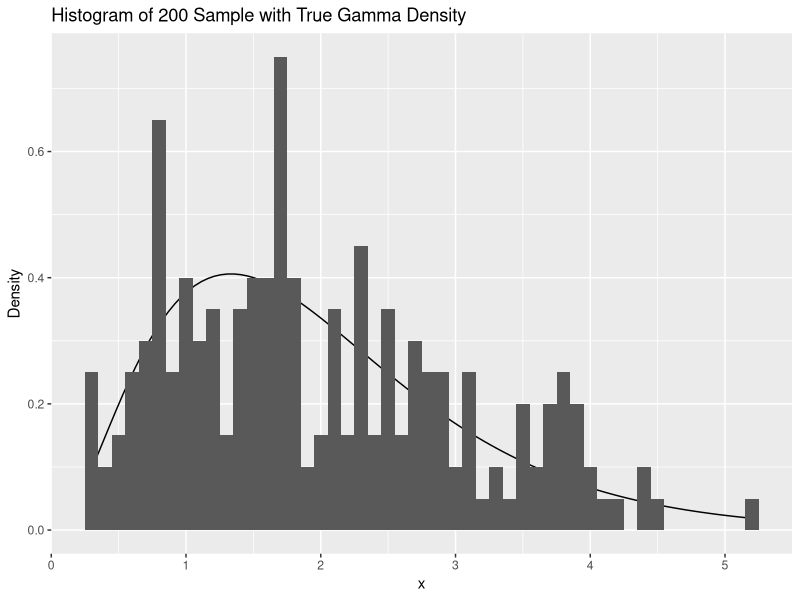
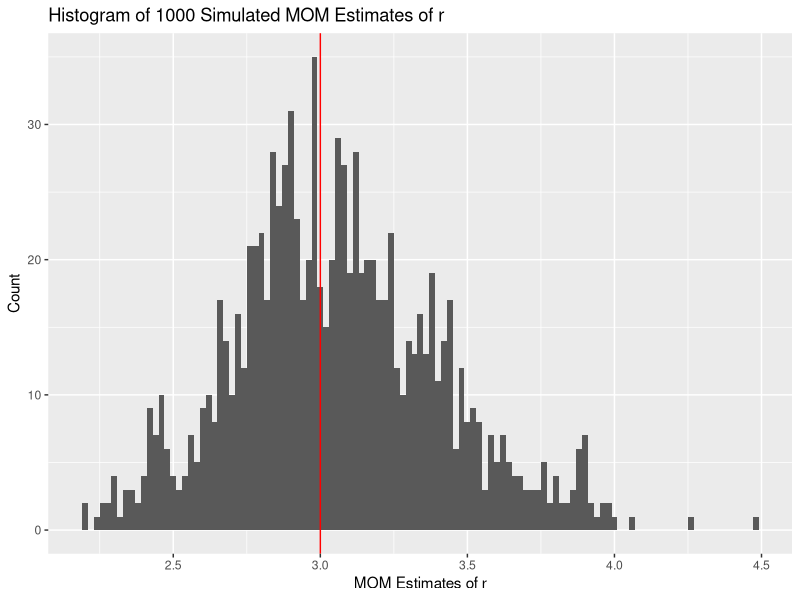
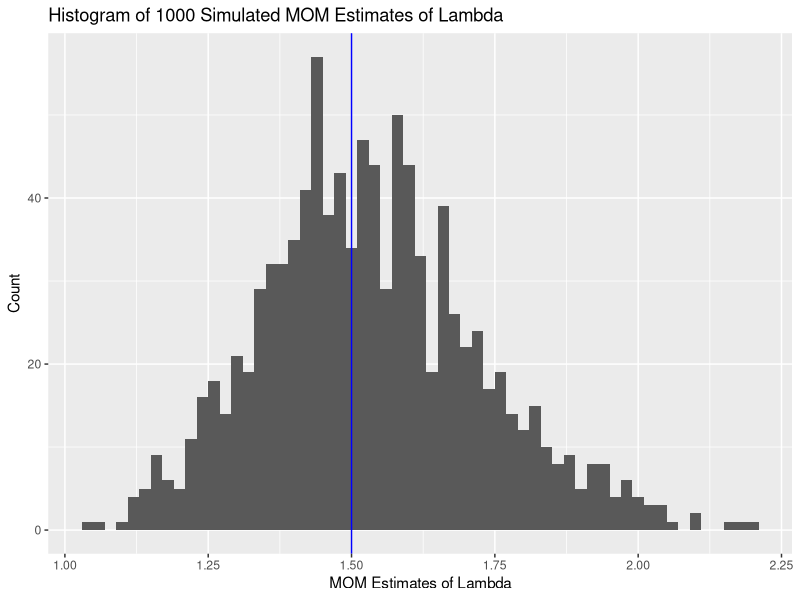
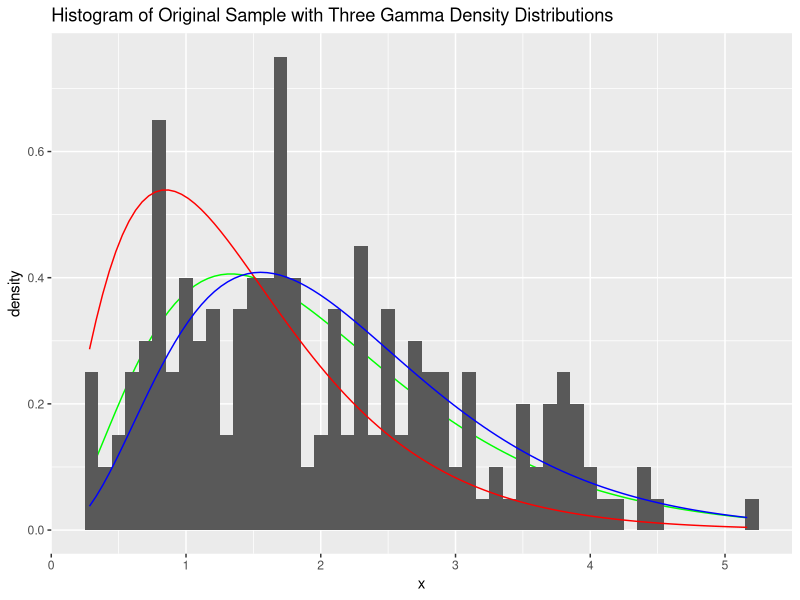
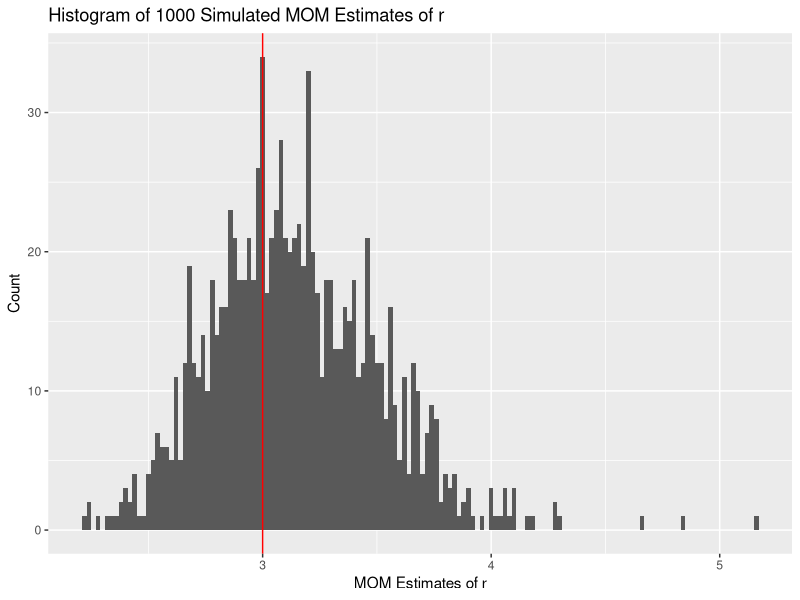
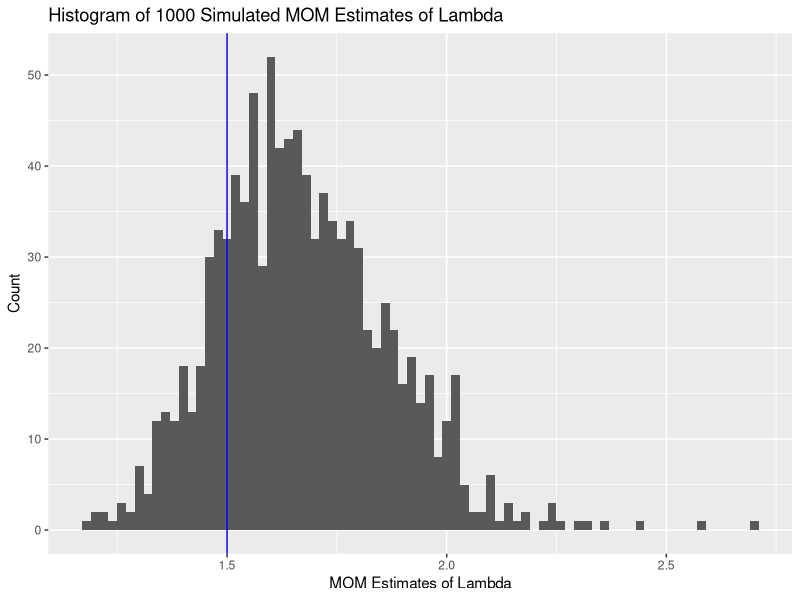

The R script that drew these images, in order:
## ---- chunk 1
library(ggplot2)

## ---- chunk 2
#true values of a and lambda 
true_r <- 3
true_r
true_lambda <- 1.5
true_lambda
## ---- chunk 3
#generate iid sample of size 200 from gamma density 

gamma_200 <- data.frame(gamma = rgamma(1:200, shape = true_r, rate = true_lambda))

#histogram of your sample with the true gamma density superimposed
ggplot(data = gamma_200, aes(x = gamma)) + 
  stat_function(fun= dgamma, args=list(shape=true_r, rate=true_lambda)) + 
  geom_histogram(aes(y = ..density..), binwidth = 0.1) + 
  labs(title = 'Histogram of 200 Sample with True Gamma Density', x = "x", y= 'Density')

## ---- chunk 4
#mom estimates for r and lambda are calculated on paper

x_bar <- mean(gamma_200$gamma)
x_var <- mean((gamma_200$gamma - x_bar)^2)

mom_lambda <- x_bar / x_var
mom_lambda

mom_r <- mom_lambda * x_bar
mom_r
## ---- chunk 5
#generate 1000 independent samples, each with 200 iid obervations from gamma

mom_lambda1000 <- 0
mom_r1000 <- 0
for (i in 1:1000) {
  sample <- rgamma(1:200, shape = true_r, rate = true_lambda)
  x_bar1000 <- mean(sample)
  x_var1000 <- mean((sample - x_bar1000)^2)
  mom_lambda1000[i] <- x_bar1000 / x_var1000
  mom_r1000[i] <- mom_lambda1000[i] * x_bar1000
}
## ---- chunk 6
#draw histogram of distribution of r and comment on the shapes of the distribution

r_dataframe <- data.frame(r = mom_r1000)

ggplot(data = r_dataframe, aes(x = mom_r1000)) + 
  geom_histogram(binwidth = 0.02) + 
  labs(title = 'Histogram of 1000 Simulated MOM Estimates of r',
       x = 'MOM Estimates of r', y = 'Count') +
  geom_vline(xintercept = true_r, color = "red")  

#The histogram looks roughly normal by CLT, and it is centered around a value 
#that's relatively close to true value of r indicated with red
## ---- chunk 7
#draw histogram of distribution of lambda and comment on the shapes of the distribution

lambda_dataframe <- data.frame(lambda = mom_lambda1000)

ggplot(data = lambda_dataframe, aes(x = mom_lambda1000)) + 
  geom_histogram(binwidth = 0.02) + 
  labs(title = 'Histogram of 1000 Simulated MOM Estimates of Lambda', 
       x = 'MOM Estimates of Lambda', y = 'Count') +
  geom_vline(xintercept = true_lambda, color = "blue")  

#The histogram looks roughly normal by CLT, and it is centered around 
#a value that's relatively close to true value of r indicated with blue

## ---- chunk 8
#calculate approximate SE of each estimate

se_r <- sqrt( mean((mom_r1000 - mean(mom_r1000))^2) )
se_lambda <- sqrt( mean((mom_lambda1000 - mean(mom_lambda1000))^2) )
se_r
se_lambda

#Is either of them in a surprising place? 
#they are not in a surpprising place because we would expect mom 
#estimates to be somewhere close to the true values of r and lambda

## ---- chunk 9
#pick 2 estimates of r

r5 <- quantile(mom_r1000, .05) #5th percentile of distribution of estimates of r
r5

r95 <- quantile(mom_r1000, .95) #95th percentile of distribution of estimates of r
r95

ggplot(data = gamma_200, aes(x = gamma)) + 
  stat_function(fun= dgamma, 
                args=list(shape=true_r, rate=true_lambda), color = 'green') + 
  geom_histogram(aes(y = ..density..), binwidth = 0.1) + 
  stat_function(fun= dgamma, args=list(shape=r5, rate=mom_lambda), color = 'red') +
  stat_function(fun= dgamma, args=list(shape=r95, rate=mom_lambda), color = 'blue') +
  labs(title = 'Histogram of Original Sample with Three Gamma Density Distributions',
       x = 'x', y = 'density')
  
# This is what I would expect because all three gamma curves are 
#roughly similar to histogram of the original sample. 

## ---- chunk 10
#nonparametric bootstrap

gamma_original <- rgamma(1:200, shape = true_r, rate = true_lambda) #original sample

mom_r_resample <- 0
mom_lambda_resample <- 0

for (i in 1:1000) {
  sample <- sample(gamma_original, size = 200, replace = TRUE) 
  #with replacement to make it independent draws from the original sample
  x_bar_resample <- mean(sample)
  x_var_resample <- mean((sample - x_bar_resample)^2)
  mom_lambda_resample[i] <- x_bar_resample / x_var_resample
  mom_r_resample[i] <- mom_lambda_resample[i] * x_bar_resample
}

## ---- chunk 11
#Histogram of mom estimates for r and comment about it

r_resample_dataframe <- data.frame(r = mom_r_resample)

ggplot(data = r_resample_dataframe, aes(x = r)) + 
  geom_histogram(binwidth = 0.02) + 
  labs(title = 'Histogram of 1000 Simulated MOM Estimates of r', 
       x = 'MOM Estimates of r', y = 'Count') +
  geom_vline(xintercept = true_r, color = "red")  

# Again, nonparametric mom estimates of r are also pretty near the 
#true value of r as seen by this histogram that looks roughly a normal curve by CLT. 
## ---- chunk 12
#Histogram of mom estimates of labmda and comment about it

lambda_resample_dataframe <- data.frame(lambda = mom_lambda_resample)

ggplot(data = lambda_resample_dataframe, aes(x = lambda)) + 
  geom_histogram(binwidth = 0.02) + 
  labs(title = 'Histogram of 1000 Simulated MOM Estimates of Lambda', 
       x = 'MOM Estimates of Lambda', y = 'Count') +
  geom_vline(xintercept = true_lambda, color = "blue")  

# Again, nonparametric mom estimates of rlambdaare also pretty near the true 
#value of lambda as seen by this histogram that looks roughly a normal curve by CLT. 
## ---- chunk 13
#Calculate approximate SE of each estimate

se_r_resample <- sqrt( var(mom_r_resample) )
se_lambda_resample <- sqrt( var(mom_lambda_resample) )
se_r_resample
se_lambda_resample
## ---- chunk 14
#Compare with distributions in 4H
#Compare with distributions in 4H, mom estimates for 4I are quite close 
#to true value of r and lambda as well, as seen by histograms above. 
#This shows that both parametric and nonparametric estimates are reasonable 
#estimates in this case to estimate the true values of r and lambda. 
#Comparing values of avg of mom estimates of parametric and nonparamteric below, 
#they are very similar and close to true values of r and lambda, as seen below: 


#Avg of parametric and non-parametric lambas
#difference between true value of lambda and avg parametric mom estimate of lambda
abs(true_lambda - mean(mom_lambda1000)) 
# difference between true value of lambda and avg non-parametric mom estimate of lambda
abs(true_lambda - mean(mom_lambda_resample)) 


#Avg of parametric and non-parametric r
#difference between true value of r and avg parametric mom estimate of r
abs(true_r - mean(mom_r1000)) 
# difference between true value of r and avg non-parametric mom estimate of r
abs(true_r - mean(mom_r_resample)) 

#overall, as seen by difference above, on average, mom estimates under 
#parametric bootstrap seems to produce estimates that are closer to the 
#true value of r and lambda compared to that from non-parametric bootstrap. 
## ---- chunk 15

fun <-  function(para, x) {
    r <-  para[1]
    lambda <-  para[2]
    -sum(r * log(lambda) + (r - 1) * log(x) - lambda * x - log(gamma(r)))
}

mle <-  optim(par = c(mom_r, mom_lambda),  fn = fun, x=gamma_200$gamma) #optimize l(r, lambda)

r.mle <-  mle$par[1]
lambda.mle <-  mle$par[2]
r.mle
lambda.mle

